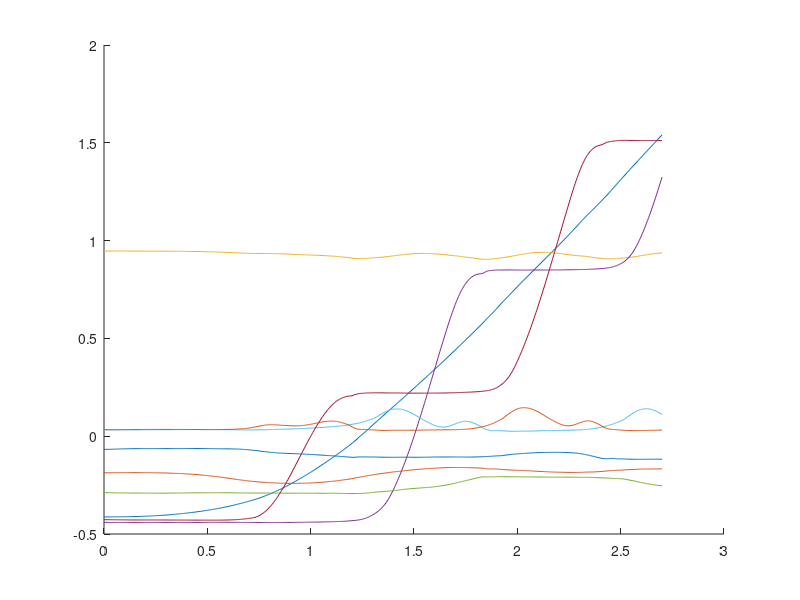
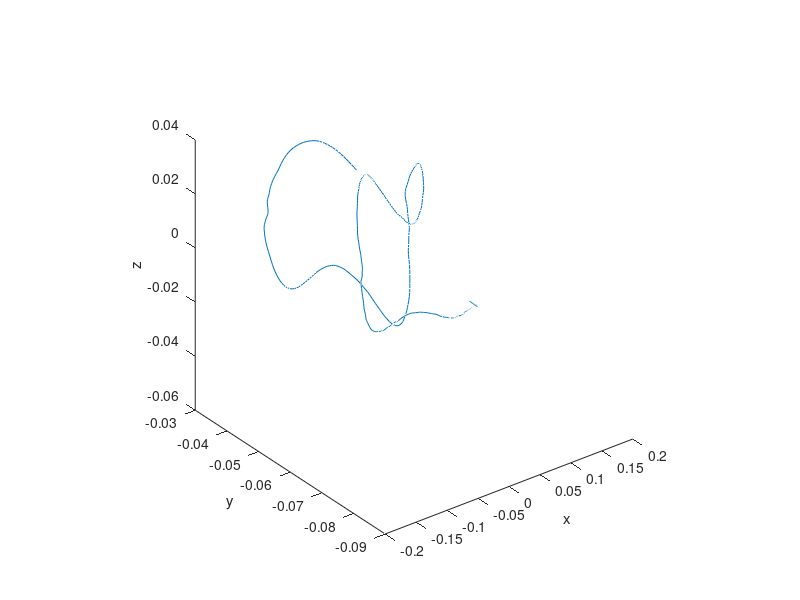
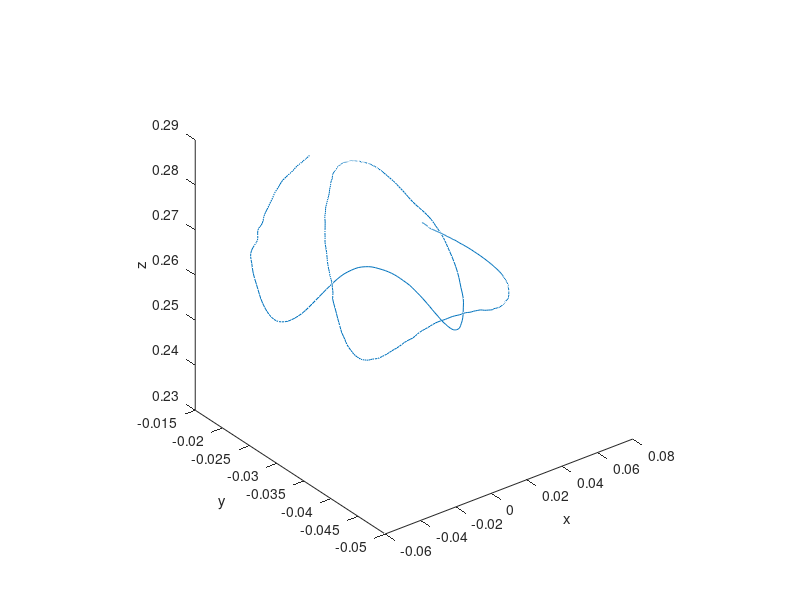
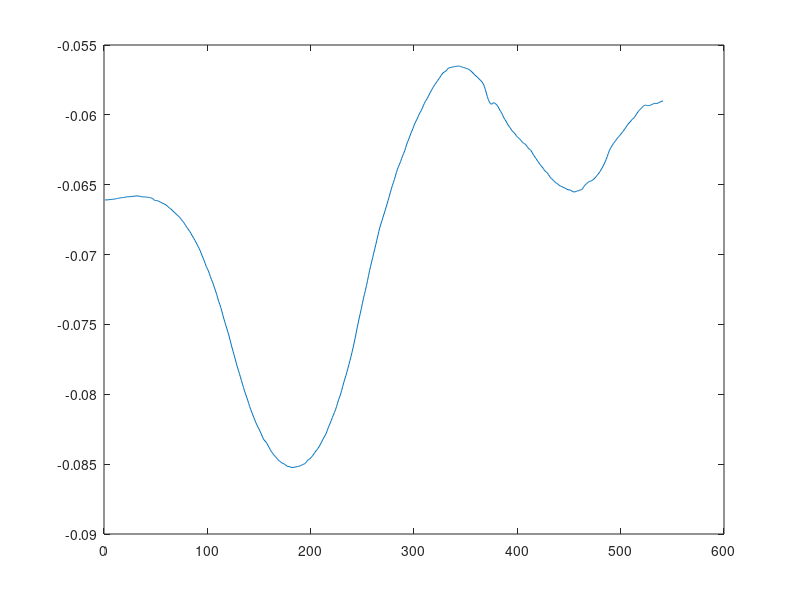

The MATLAB source for these figures, in order: (Note: this script raises an error after producing the figures.)

clear all;
close all;

%%

Human_op = importdata('./Human_op.txt');

t=0:0.005:(size(Human_op,1)-1)*0.005;

figure
hold on
for i=1:9
plot(t,Human_op(:,i))
end



scale_task_F2F=0.353461;
scale_task_CoM=0.305784;

Human_op(:,1)=Human_op(:,1).*0.5;
Human_op(:,4)=Human_op(:,4).*0.5;
Human_op(:,7)=Human_op(:,7).*0.5;


%%
figure
plot3((Human_op(:,4)-Human_op(:,7)).*scale_task_F2F,(Human_op(:,5)-Human_op(:,8)).*scale_task_F2F,(Human_op(:,6)-Human_op(:,9)).*scale_task_F2F)
axis square
xlabel('x')
ylabel('y')
zlabel('z')


figure
plot3((Human_op(:,1)-Human_op(:,7)).*scale_task_CoM,(Human_op(:,2)-Human_op(:,8)).*scale_task_CoM,(Human_op(:,3)-Human_op(:,9)-0.1+0.1).*scale_task_CoM)
axis square
xlabel('x')
ylabel('y')
zlabel('z')

% 
% figure
% plot3(Human_op(:,1).*scale_task_CoM,Human_op(:,2).*scale_task_CoM,(Human_op(:,3)-0.1).*scale_task_CoM)
% axis square
% xlabel('x')
% ylabel('y')
% zlabel('z')
% 
% 
% figure
% plot((Human_op(:,5)-Human_op(:,8)).*scale_task_F2F)

figure
plot(Human_op(:,2).*scale_task_F2F)

figure
hold on
plot3(Human_op(:,1),Human_op(:,2),Human_op(:,3))
plot3(Human_op(:,4),Human_op(:,5),Human_op(:,6))
plot3(Human_op(:,7),Human_op(:,8),Human_op(:,9))
axis square
axis equal
xlabel('x')
ylabel('y')
zlabel('z')

%% 

close all

comy=0.0045*sin(5.7*t+4.4)-0.061;
comy2=0.0105*sin(5.7*t+4.4)-0.0625;
comy3=0.0085*sin(5.7*t+4.4)-0.063;
comy4=0.0145*sin(5.7*t+4.4)-0.062;

% t1=0.25;
% t2=0.92;
% t3=1.6;
% t4=2.2;
% t5=2.8;
t1=0.25;
t2=0.92;
t3=1.71;
t4=2.27;
t5=2.7;

p1=-0.066;
p2=-0.066;
p3=-0.085;
p4=-0.0566;
p5=-0.0655;
p6=-0.059;

ap1=-0.066;
ap2=-0.066;
ap3=-0.128;
ap4=-0.030;
%ap5=-0.100;
ap5=-0.090;
%ap5=-0.085;
ap6=-0.035;

ap23=(ap2+ap3)/2;
ap34=(ap3+ap4)/2;
ap45=(ap4+ap5)/2;
ap56=(ap5+ap6)/2;

% ap33=(15*ap3+ap34)/16;
% ap344=(ap34+15*ap4)/16;
% ap44=(15*ap4+ap45)/16;
% ap455=(ap45+15*ap5)/16;
% ap55=(15*ap5+ap56)/16;
% ap566=(ap56+15*ap6)/16;

ap33=(7*ap3+ap34)/8;
ap344=(ap34+7*ap4)/8;
ap44=(7*ap4+ap45)/8;
ap455=(ap45+7*ap5)/8;
ap55=(7*ap5+ap56)/8;
ap566=(ap56+7*ap6)/8;

pp=csape([0 t1],[0 p1 p2 0],[1 1])
val1=fnval(pp,t);
pp=csape([t1 t2],[0 p2 p3 0],[1 1])
val2=fnval(pp,t);
pp=csape([t2 t3],[0 p3 p4 0],[1 1])
val3=fnval(pp,t);
pp=csape([t3 t4],[0 p4 p5 0],[1 1])
val4=fnval(pp,t);
pp=csape([t4 t5],[0 p5 p6 0],[1 1])
val5=fnval(pp,t);

pp=csape([0 t1],[0 ap1 ap2 0],[1 1])
val1a=fnval(pp,t);
pp=csape([t1 (t1+t2)/2 t2],[0 ap2 ap23 ap3 0],[1 1])
val2a=fnval(pp,t);
pp=csape([t2 (3*t2+t3)/4 (t2+t3)/2 (t2+3*t3)/4 t3],[0 ap3 ap33 ap34 ap344 ap4 0],[1 1])
val3a=fnval(pp,t);
pp=csape([t3 (3*t3+t4)/4 (t3+t4)/2 (t3+3*t4)/4 t4],[0 ap4 ap44 ap45 ap455 ap5 0],[1 1])
val4a=fnval(pp,t);
pp=csape([t4 (3*t4+t5)/4 (t4+t5)/2 (t4+3*t5)/4 t5],[0 ap5 ap55 ap56 ap566 ap6 0],[1 1])
val5a=fnval(pp,t);

figure
hold on
plot(t,Human_op(:,2).*scale_task_F2F)
%plot(t,comy,'r')
%plot(t,comy2,'g')
%plot(t,comy3,'m')
%plot(t,comy4,'y')
plot(t(1:(t1/0.005)),val1(1:(t1/0.005)),'r')
plot(t((t1/0.005):(t2/0.005)),val2((t1/0.005):(t2/0.005)),'r')
plot(t((t2/0.005):(t3/0.005)),val3((t2/0.005):(t3/0.005)),'r')
plot(t((t3/0.005):(t4/0.005)),val4((t3/0.005):(t4/0.005)),'r')
plot(t((t4/0.005):end),val5((t4/0.005):end),'r')

plot(t(1:(t1/0.005)),val1a(1:(t1/0.005)),'g')
plot(t((t1/0.005):(t2/0.005)),val2a((t1/0.005):(t2/0.005)),'g')
plot(t((t2/0.005):(t3/0.005)),val3a((t2/0.005):(t3/0.005)),'g')
plot(t((t3/0.005):(t4/0.005)),val4a((t3/0.005):(t4/0.005)),'g')
plot(t((t4/0.005):end),val5a((t4/0.005):end),'g')

valy=[val1a(1:(t1/0.005)-1),val2a((t1/0.005):(t2/0.005)-1),val3a((t2/0.005):(t3/0.005)-1),val4a((t3/0.005):(t4/0.005)-1),val5a((t4/0.005):end)];


% 
% p1=-0.073;
% p2=-0.071;
% p3=-0.043;
% p4=0.058+0.00;
% p5=0.173+0.00;
% p6=0.292+0.00;
% 
% d=0.1;
% 
% pp=csape([0 t1],[0 p1 p2 0],[1 1])
% val1=fnval(pp,t);
% pp=csape([t1 t2],[0 p2 p3 0.05],[1 1])
% val2=fnval(pp,t);
% pp=csape([t2 t3],[0.05 p3 p4 d],[1 1])
% val3=fnval(pp,t);
% pp=csape([t3 t4],[d p4 p5 d],[1 1])
% val4=fnval(pp,t);
% pp=csape([t4 t5],[d p5 p6 d],[1 1])
% val5=fnval(pp,t);
% 
% figure
% hold on
% plot(t,Human_op(:,1).*scale_task_F2F)
% plot(t(1:(t1/0.005)),val1(1:(t1/0.005)),'r')
% plot(t((t1/0.005):(t2/0.005)),val2((t1/0.005):(t2/0.005)),'r')
% plot(t((t2/0.005):(t3/0.005)),val3((t2/0.005):(t3/0.005)),'r')
% plot(t((t3/0.005):(t4/0.005)),val4((t3/0.005):(t4/0.005)),'r')
% plot(t((t4/0.005):end),val5((t4/0.005):end),'r')
% 
% valx=[val1(1:(t1/0.005)),val2((t1/0.005):(t2/0.005)-1),val3((t2/0.005):(t3/0.005)-1),val4((t3/0.005):(t4/0.005)-1),val5((t4/0.005):end)];





Human_op2=Human_op;

Human_op2(:,1)=Human_op2(:,1)./0.5;
Human_op2(:,4)=Human_op2(:,4)./0.5;
Human_op2(:,7)=Human_op2(:,7)./0.5;
%Human_op2(270:541,2)=(comy4(270:541))./scale_task_F2F;
Human_op2(:,2)=(valy(1,:)')./scale_task_F2F;
%Human_op2(:,1)=(valx(1,:)')./(scale_task_F2F*0.5);

fid = fopen('./Human_op2.txt', 'w');
for i=1:541
fprintf(fid, '%2.10f,%2.10f,%2.10f,%2.10f,%2.10f,%2.10f,%2.10f,%2.10f,%2.10f\n', Human_op2(i,1),Human_op2(i,2),Human_op2(i,3),Human_op2(i,4),Human_op2(i,5),Human_op2(i,6),Human_op2(i,7),Human_op2(i,8),Human_op2(i,9));
end
fclose(fid)

%%

figure
hold on
plot3(Human_op(:,1)./0.5,Human_op(:,2),Human_op(:,3))
plot3(Human_op(:,4)./0.5,Human_op(:,5),Human_op(:,6))
plot3(Human_op(:,7)./0.5,Human_op(:,8),Human_op(:,9))
plot3(Human_op2(:,1),Human_op2(:,2),Human_op2(:,3))
plot3(Human_op2(:,4),Human_op2(:,5),Human_op2(:,6))
plot3(Human_op2(:,7),Human_op2(:,8),Human_op2(:,9))

axis square
axis equal
xlabel('x')
ylabel('y')
zlabel('z')
